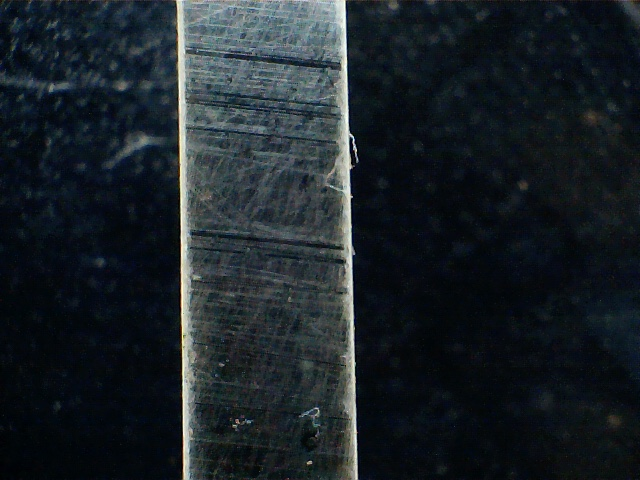
#> input picture CsCF.jpg, 640 x 480 px
$ python 'hist test2.py'
#> lines starting #> are read from the running program, lines starting #| are printed output that depends on the picture; after the words box and inside, x2 and y2 are one past the last pixel; in counts of white or black regions, pixels touching at a corner belong together
# -*- coding: utf-8 -*-
"""
Created on Thu Dec 19 20:04:34 2019

@author: pfair
"""

import matplotlib
import matplotlib.pyplot as plt

from skimage.color import rgb2gray
from skimage import io
from skimage.filters import (threshold_otsu, threshold_niblack,
                             threshold_sauvola)


matplotlib.rcParams['font.size'] = 9


image = io.imread('CsCF.jpg')
#> image is the input picture: shape (480, 640, 3); mean R, G, B 27, 34.6, 39.9
image=rgb2gray(image)
#> image: shape (480, 640) float64
binary_global = image > threshold_otsu(image)
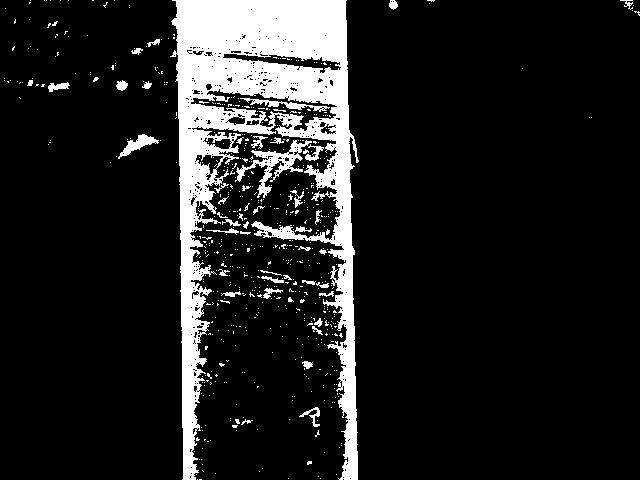
#> binary_global: shape (480, 640) bool; 12.4% white; 623 white regions (578 under 20 px), largest, box (x1, y1, x2, y2) and area: (170, 0, 359, 480) 32923, (235, 140, 312, 198) 1083, (118, 134, 159, 159) 346

window_size = 25
thresh_niblack = threshold_niblack(image, window_size=window_size, k=0.8)
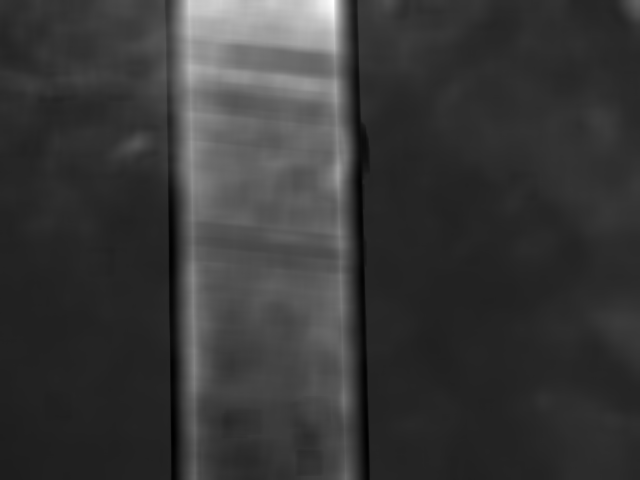
#> thresh_niblack: shape (480, 640) float64; min -0.0742, max 0.66, mean 0.089; drawn with min black and max white
thresh_sauvola = threshold_sauvola(image, window_size=window_size)
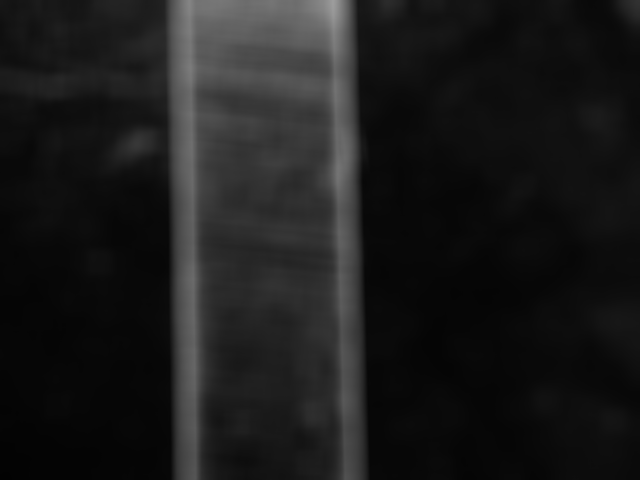
#> thresh_sauvola: shape (480, 640) float64; min 0.0108, max 0.615, mean 0.107

binary_niblack = image > thresh_niblack
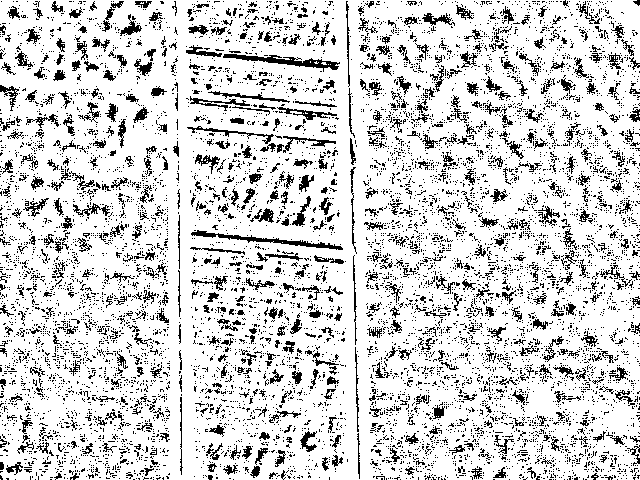
#> binary_niblack: shape (480, 640) bool; 82.9% white; black in thin lines or dots
binary_sauvola = image > thresh_sauvola
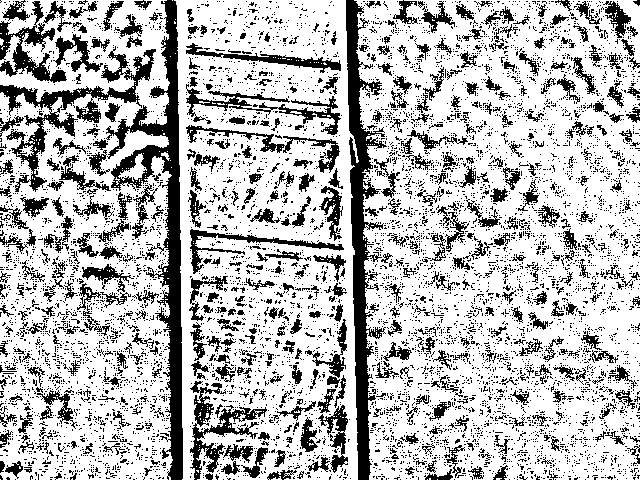
#> binary_sauvola: shape (480, 640) bool; 73% white; 7398 black regions (6906 under 20 px), largest, box (x1, y1, x2, y2) and area: (106, 0, 183, 480) 8284, (346, 0, 387, 480) 6990, (0, 46, 156, 192) 3957

plt.figure(figsize=(8, 7))
plt.subplot(2, 2, 1)
plt.imshow(image, cmap=plt.cm.gray)
plt.title('Original')
plt.axis('off')

plt.subplot(2, 2, 2)
plt.title('Global Threshold')
plt.imshow(binary_global, cmap=plt.cm.gray)
plt.axis('off')

plt.subplot(2, 2, 3)
plt.imshow(binary_niblack, cmap=plt.cm.gray)
plt.title('Niblack Threshold')
plt.axis('off')

plt.subplot(2, 2, 4)
plt.imshow(binary_sauvola, cmap=plt.cm.gray)
plt.title('Sauvola Threshold')
plt.axis('off')

plt.show()
